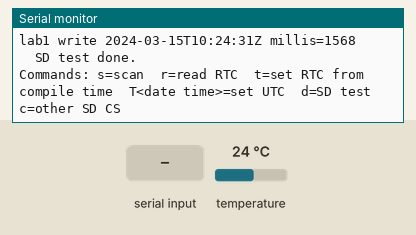
This sketch was run on a simulated ESP32-S3. On the bench: the last lines printed to the serial monitor. Inputs (shaded band) come from the test bench; at power-on: temperature 24 °C. The local clock reads 2024-03-15 10:24:30 at power-on unless the sketch sets it; storage starts empty.

Above: at 2.7 s.
2.8 s: "90,45\n" received over Serial
At 3.9 s:
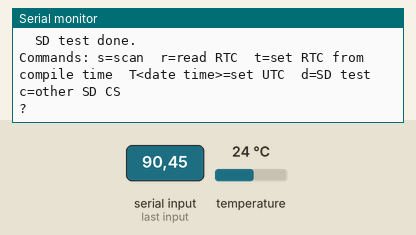
4.3 s: "t90\n" received over Serial
At 5.1 s:
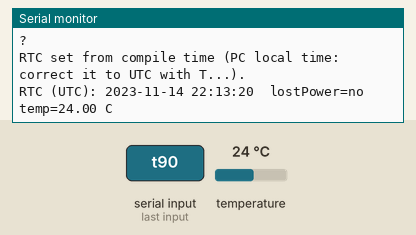
5.8 s: "T90\n" received over Serial
At 6.3 s:
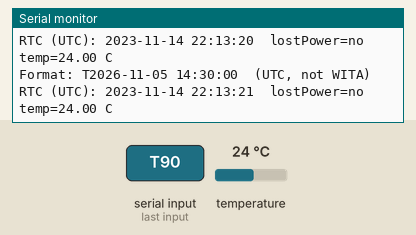

The sketch:

lab1_bringup.ino
```cpp
// Lab 1: bench bring-up of the Bluino ESP32-S3 TMP/RH RS485 RTC AI board.
// NOT YET TESTED ON THE HARDWARE. The pin numbers below are the provisional
// pin map of docs/PLAN.md section 2: every one of them is TO VERIFY in Lab 1.
//
// What it does, once, then on request from the Serial Monitor (115200 baud):
//   1. scans the I2C bus and prints every address that answers;
//   2. reads the DS3231 real-time clock; "t" sets it from the compile time,
//      "T2026-11-05 14:30:00" sets it to a given UTC time;
//   3. mounts the microSD card, appends a line to /lab1.txt and reads it back.
// Type "s" to scan again, "r" to read the clock, "d" to redo the SD test,
// "c" to try the other SD chip-select pin.
//
// Libraries (Arduino Library Manager): "RTClib" by Adafruit.
// Board: "ESP32S3 Dev Module" (Arduino-ESP32 core 2.x or 3.x),
// "USB CDC On Boot: Enabled" so Serial goes to the USB-C port.

#include <Wire.h>
#include <SPI.h>
#include <SD.h>
#include <RTClib.h>

// ---- Provisional pin map: TO VERIFY ----
const int PIN_SDA = 8;
const int PIN_SCL = 9;
const int PIN_SD_SCK = 12;
const int PIN_SD_MISO = 13;
const int PIN_SD_MOSI = 11;
const int SD_CS_CANDIDATES[] = {10, 21};  // header shows 21; plan says 10 or 21
int sdCsIndex = 0;

RTC_DS3231 rtc;
bool rtcFound = false;

const char *guessI2C(uint8_t a) {
  switch (a) {
    case 0x38: return "AHT10/AHT20 temp/RH (TH1?)";
    case 0x40: return "HTU21/SHT21/Si7021 temp/RH (TH1?)";
    case 0x44: case 0x45: return "SHT3x temp/RH (TH1?)";
    case 0x48: case 0x49: case 0x4A: case 0x4B: return "ADS1115 ADC";
    case 0x57: return "AT24C32 EEPROM (often on DS3231 modules)";
    case 0x68: return "DS3231 RTC";
    case 0x3C: case 0x3D: return "OLED display";
    default: return "unknown: look it up";
  }
}

void i2cScan() {
  Serial.printf("\nI2C scan on SDA=%d SCL=%d\n", PIN_SDA, PIN_SCL);
  int n = 0;
  for (uint8_t a = 1; a < 127; a++) {
    Wire.beginTransmission(a);
    if (Wire.endTransmission() == 0) {
      Serial.printf("  0x%02X  %s\n", a, guessI2C(a));
      n++;
    }
  }
  Serial.printf("%d device(s) found\n", n);
  if (n == 0) Serial.println("  Nothing found: check SDA/SCL pins (swap 8 and 9?) and power.");
}

void rtcRead() {
  if (!rtcFound) { Serial.println("RTC not found at 0x68"); return; }
  DateTime t = rtc.now();
  Serial.printf("RTC (UTC): %04d-%02d-%02d %02d:%02d:%02d  lostPower=%s  temp=%.2f C\n",
                t.year(), t.month(), t.day(), t.hour(), t.minute(), t.second(),
                rtc.lostPower() ? "YES" : "no", rtc.getTemperature());
}

void rtcSetFromString(const String &s) {
  // Format: T2026-11-05 14:30:00 (UTC)
  int Y, M, D, h, m, sec;
  if (sscanf(s.c_str() + 1, "%d-%d-%d %d:%d:%d", &Y, &M, &D, &h, &m, &sec) == 6) {
    rtc.adjust(DateTime(Y, M, D, h, m, sec));
    Serial.println("RTC set.");
  } else {
    Serial.println("Format: T2026-11-05 14:30:00  (UTC, not WITA)");
  }
}

void sdTest() {
  int cs = SD_CS_CANDIDATES[sdCsIndex];
  Serial.printf("\nSD test: SCK=%d MISO=%d MOSI=%d CS=%d\n", PIN_SD_SCK, PIN_SD_MISO, PIN_SD_MOSI, cs);
  SD.end();
  SPI.end();
  SPI.begin(PIN_SD_SCK, PIN_SD_MISO, PIN_SD_MOSI, cs);
  if (!SD.begin(cs, SPI, 4000000)) {
    Serial.println("  SD.begin failed: card in? FAT32? try 'c' for the other CS pin.");
    return;
  }
  Serial.printf("  card type %d, size %llu MB\n", SD.cardType(), SD.cardSize() / (1024ULL * 1024ULL));
  File f = SD.open("/lab1.txt", FILE_APPEND);
  if (!f) { Serial.println("  open for append failed"); return; }
  DateTime t = rtcFound ? rtc.now() : DateTime(2000, 1, 1, 0, 0, 0);
  f.printf("lab1 write %04d-%02d-%02dT%02d:%02d:%02dZ millis=%lu\n",
           t.year(), t.month(), t.day(), t.hour(), t.minute(), t.second(), millis());
  f.close();
  f = SD.open("/lab1.txt", FILE_READ);
  Serial.println("  /lab1.txt now contains:");
  while (f && f.available()) Serial.write(f.read());
  if (f) f.close();
  Serial.println("  SD test done.");
}

void setup() {
  Serial.begin(115200);
  delay(1500);
  Serial.println("\n=== Lab 1 bring-up (not yet tested on the hardware) ===");
  Wire.begin(PIN_SDA, PIN_SCL);
  i2cScan();
  rtcFound = rtc.begin(&Wire);
  rtcRead();
  sdTest();
  Serial.println("\nCommands: s=scan  r=read RTC  t=set RTC from compile time  T<date time>=set UTC  d=SD test  c=other SD CS");
}

void loop() {
  if (!Serial.available()) return;
  String line = Serial.readStringUntil('\n');
  line.trim();
  if (line.length() == 0) return;
  switch (line[0]) {
    case 's': i2cScan(); break;
    case 'r': rtcRead(); break;
    case 't':
      // Compile time is local time of the PC: subtract the PC's UTC offset
      // (8 h for WITA) if the PC is not set to UTC.
      rtc.adjust(DateTime(F(__DATE__), F(__TIME__)));
      Serial.println("RTC set from compile time (PC local time: correct it to UTC with T...).");
      rtcRead();
      break;
    case 'T': rtcSetFromString(line); rtcRead(); break;
    case 'd': sdTest(); break;
    case 'c': sdCsIndex = 1 - sdCsIndex; sdTest(); break;
    default: Serial.println("?");
  }
}
```

Measured:
- after the input at 2.8 s, the serial monitor: prints a new line at once (image 1)
- after the input at 4.3 s, the serial monitor: prints a new line at once (image 2)
- after the input at 5.8 s, the serial monitor: prints a new line at once (image 3)
